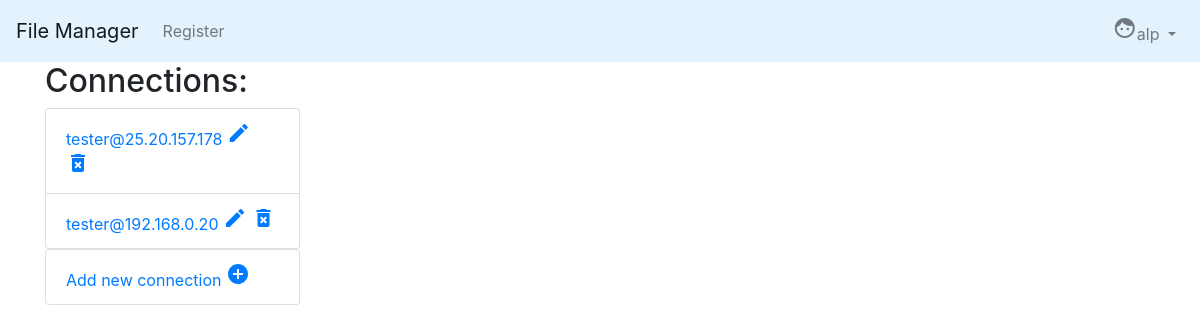
Before: /file_manager/connections/ (signed in) with the older database file.
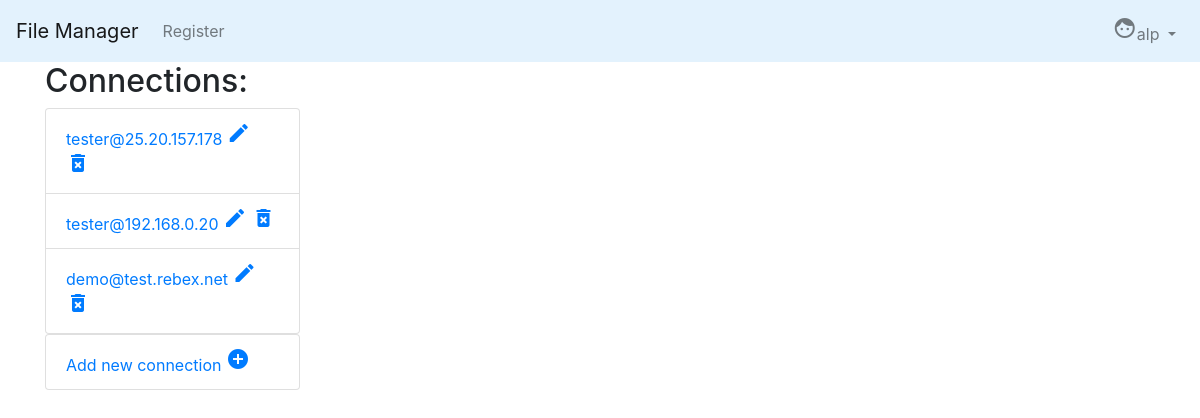
After: the same page with the newer database file.
### file_manager/models.py (models this page shows, shortened)
class Connection(models.Model):
    user = models.ForeignKey(User, on_delete=models.CASCADE)
    host = models.CharField(max_length=30)
    username = models.CharField(max_length=20)
    password = models.CharField(max_length=50)
    def __str__(self):
        return f'{self.username}@{self.host}'

### file_manager/views.py (the view)
# urls.py: path('connections/', views.all_connections, name='all_connections'),
@login_required
def all_connections(request):
    template = loader.get_template('file_manager/connections.html')
    context = {
        'connections': Connection.objects.filter(user_id=request.user.id)
    }
    return HttpResponse(template.render(context, request))

### file_manager/templates/file_manager/connections.html (shortened to what this page needs)
{% extends "file_manager/base.html" %}
{% block body_block %}
<div class="row">
    <div class="col-3">
          <h2>Connections:</h2>
            {% if connections %}
            <ul class="list-group">
                {% for conn in connections %}
                    {% if conn.id == flagged_connection.id %}
                        <li class="list-group-item list-group-item-success">
                    {% else %}
                        <li class="list-group-item">
                    {% endif %}
                            <a href="{% url 'open_connection' username=conn.username host=conn.host current_dir='.'%}">{{ conn }}</a>
                            <a href="{% url 'edit_connection' username=conn.username host=conn.host %}"><i class="material-icons">edit</i></a>
                            <a href="{% url 'delete_connection' username=conn.username host=conn.host %}"><i class="material-icons">delete_forever</i></a>
                        </li>
                {% endfor %}
            </ul>
            {% else %}
                <p>No polls are available.</p>
            {% endif %}
            <ul class="list-group">
                <li class="list-group-item">
                    <a href="{% url 'add_connection' %}">
                        Add new connection <i class="material-icons">add_circle</i>
                    </a>
                </li>
            </ul>
    </div>
    <div class="col-9 overflow-hidden">
    </div>
</div>
{% endblock %}

### file_manager/templates/file_manager/base.html (shortened to what this page needs)
<!DOCTYPE html>
<html>
  <head>
      <link rel="stylesheet" href="https://stackpath.bootstrapcdn.com/bootstrap/4.3.1/css/bootstrap.min.css">
</head>
  <body>
    <nav class="navbar navbar-expand-lg navbar-light" style="background-color: #e3f2fd;">
      <a class="navbar-brand" href="{% url 'index' %}">File Manager</a>
      <div class="collapse navbar-collapse" id="navbarTogglerDemo02">
        <ul class="navbar-nav mr-auto mt-2 mt-lg-0">
          <li class="nav-item">
            <a class="nav-link" href="{% url 'register' %}">Register</a>
          </li>
        </ul>
      <div class="my-2 my-md-0">
      <ul class="navbar-nav my-2 my-lg-0">
        {% if user.is_authenticated %}
            <li class="nav-item dropdown my-2 my-lg-0">
                <a class="nav-link dropdown-toggle" href="#" id="navbarDropdown" role="button" data-toggle="dropdown" aria-haspopup="true" aria-expanded="false">
                  <i class="material-icons">face</i>{{ user.username }}
                </a>
            </li>
        {% else %}
             <li class="nav-item"><a class="navbar-link" href="{% url 'user_login' %}">Login</a></li>
        {% endif %}
      </ul>
      </div>
      </div>
    </nav>
    <div class="container">
    {% block body_block %}
    {% endblock %}
    </div>
  </body>
</html>

Changed rows visible on the page:
added Connection: username+host "demo@test.rebex.net"
